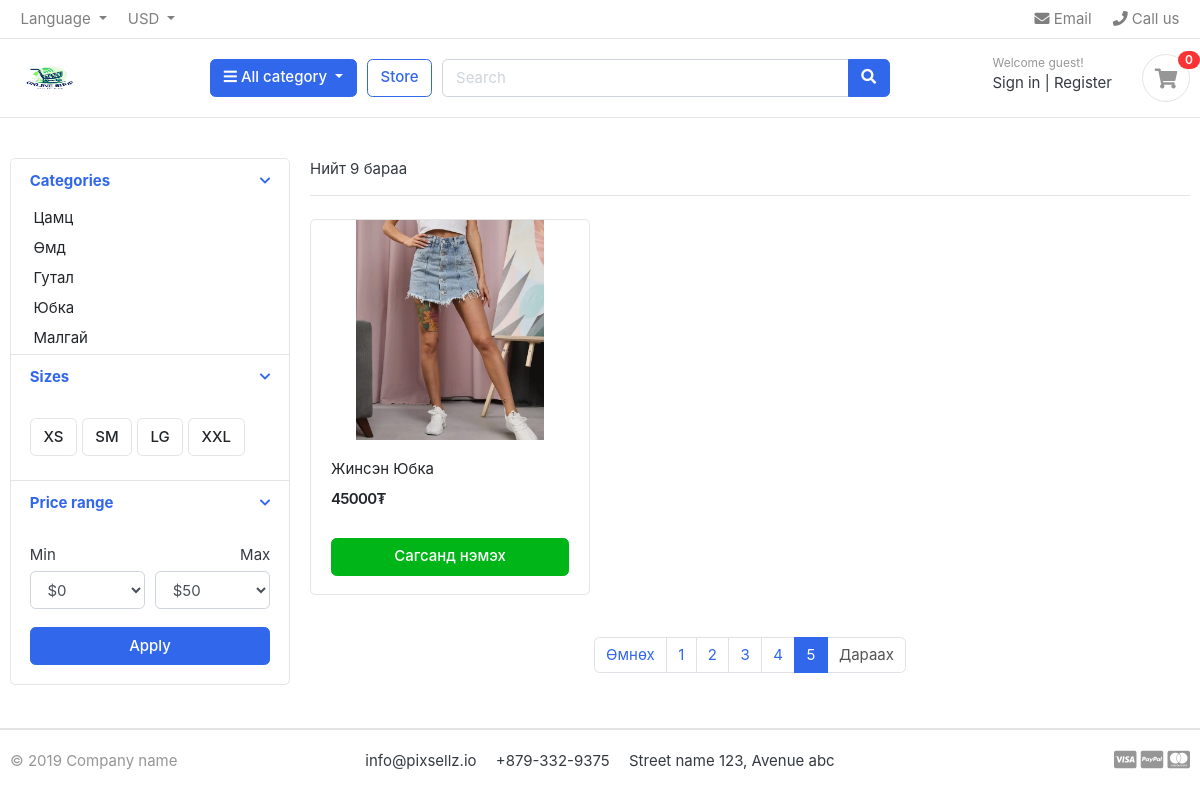
The app's page /store/?page=5 with its own data.
### store_app/models.py (models this page shows, shortened)
class Category(models.Model):
    category_name = models.CharField(max_length=50, unique=True)
    slug = models.SlugField(max_length=100, unique=True)
    description = models.TextField(max_length=255, blank=True)
    cat_image = models.ImageField(upload_to='photos/categories', blank=True)

class Product(models.Model):
    product_name = models.CharField(max_length=200, unique=True)
    slug = models.SlugField(max_length=200, unique=True)
    description = models.TextField(max_length=500, blank=True)
    price = models.IntegerField()
    images = models.ImageField(upload_to='photos/products')
    stock = models.IntegerField()
    is_available = models.BooleanField(default=True)
    category = models.ForeignKey(Category, on_delete=models.CASCADE)
    created_date = models.DateTimeField(auto_now_add=True)
    modified_date = models.DateTimeField(auto_now=True)
    def get_url(self):
        return reverse('detail', kwargs={
            'category_slug': self.category.slug,
            'product_slug': self.slug
        })

### store_app/views.py (the view)
# urls.py: path("store/", views.store_view, name="store"),
def store_view(request):
    product_list = Product.objects.all()
    paginator = Paginator(product_list, 2)
    page_number = request.GET.get('page')
    page_obj = paginator.get_page(page_number)
    total_count = product_list.count()
    return render(request, "store.html", {
        'page_obj': page_obj,
        'total': total_count,
    })

### cart_app/views.py (called while the page is built)
def _cart_id(request):
    cart = request.session.session_key
    if not cart:
        cart = request.session.create()
    return cart

### store_app/context_processors.py (called while the page is built)
def category_processor(request):
    categories = Category.objects.all()
    return {'all_categories': categories}

def cart_processor(request):
    cart_count = 0
    if 'admin' in request.path:
        return {}
    try:
        cart = Cart.objects.get(cart_id=_cart_id(request))
        cart_items = CartItem.objects.filter(cart_id=cart)
        for item in cart_items:
            cart_count += item.quantity
    except Cart.DoesNotExist:
        cart_count = 0
    return {'cart_total': cart_count}

### store_app/templates/store.html (shortened to what this page needs)
{% extends "base.html" %}
{% load static %}
{% block content %}
<section class="section-content padding-y">
  <div class="container">
    <div class="row">
      <aside class="col-md-3">
        <div class="card">
          <article class="filter-group">
            <header class="card-header">
              <a href="#" data-toggle="collapse" data-target="#collapse_1" aria-expanded="true">
                <i class="icon-control fa fa-chevron-down"></i>
                <h6 class="title">Categories</h6>
              </a>
            </header>
            <div class="filter-content collapse show" id="collapse_1">
              {% for cat in all_categories %}
                <a class="dropdown-item" href="{% url 'store_by_category' cat.slug %}">{{ cat.category_name }}</a>
              {% empty %}
                <span class="dropdown-item text-muted">No categories found</span>
              {% endfor %}
            </div>
          </article>
          <article class="filter-group">
            <header class="card-header">
              <a href="#" data-toggle="collapse" data-target="#collapse_4" aria-expanded="true">
                <i class="icon-control fa fa-chevron-down"></i>
                <h6 class="title">Sizes</h6>
              </a>
            </header>
            <div class="filter-content collapse show" id="collapse_4">
              <div class="card-body">
                <label class="checkbox-btn">
                  <span class="btn btn-light">XS</span>
                </label>
                <label class="checkbox-btn">
                  <span class="btn btn-light">SM</span>
                </label>
                <label class="checkbox-btn">
                  <span class="btn btn-light">LG</span>
                </label>
                <label class="checkbox-btn">
                  <span class="btn btn-light">XXL</span>
                </label>
              </div>
            </div>
          </article>
          <article class="filter-group">
            <header class="card-header">
              <a href="#" data-toggle="collapse" data-target="#collapse_3" aria-expanded="true">
                <i class="icon-control fa fa-chevron-down"></i>
                <h6 class="title">Price range</h6>
              </a>
            </header>
            <div class="filter-content collapse show" id="collapse_3">
              <div class="card-body">
                <div class="form-row">
                  <div class="form-group col-md-6">
                    <label>Min</label>
                    <select class="mr-2 form-control">
                      <option value="0">$0</option>
                    </select>
                  </div>
                  <div class="form-group text-right col-md-6">
                    <label>Max</label>
                    <select class="mr-2 form-control">
                      <option value="50">$50</option>
                    </select>
                  </div>
                </div>
                <button class="btn btn-block btn-primary">Apply</button>
              </div>
            </div>
          </article>
        </div>
      </aside>
      <main class="col-md-9">
        <header class="border-bottom mb-4 pb-3">
          <div class="form-inline">
            <span class="mr-md-auto">Нийт {{ total }} бараа</span>
          </div>
        </header>
        <div class="row">
          {% for pro in page_obj %}
          <div class="col-md-4">
            <figure class="card card-product-grid">
              <div class="img-wrap">
                <img src="/media/{{ pro.images }}" alt="{{ pro.product_name }}">
              </div>
              <figcaption class="info-wrap">
                <div class="fix-height">
                  <a href="{{ pro.get_url }}" class="title">{{ pro.product_name }}</a>
                  <div class="price-wrap mt-2">
                    <span class="price">{{ pro.price }}₮</span>
                  </div>
                </div>
                <a href="{% url 'add_cart' pro.id %}" class="btn btn-block btn-success {% if pro.stock < 1 %}disabled{% endif %}">
                  {% if pro.stock < 1 %}
                    Бараа дууссан
                  {% else %}
                    Сагсанд нэмэх
                  {% endif %}
                </a>
              </figcaption>
            </figure>
          </div>
          {% endfor %}
        </div>
        <nav class="mt-4" aria-label="Page navigation">
          {% if page_obj.has_other_pages %}
          <ul class="pagination justify-content-center">
            {% if page_obj.has_previous %}
            <li class="page-item">
              <a class="page-link" href="?page={{ page_obj.previous_page_number }}">Өмнөх</a>
            </li>
            {% else %}
            <li class="page-item disabled">
              <span class="page-link">Өмнөх</span>
            </li>
            {% endif %}
            {% for num in page_obj.paginator.page_range %}
              {% if page_obj.number == num %}
              <li class="page-item active"><span class="page-link">{{ num }}</span></li>
              {% else %}
              <li class="page-item"><a class="page-link" href="?page={{ num }}">{{ num }}</a></li>
              {% endif %}
            {% endfor %}
            {% if page_obj.has_next %}
            <li class="page-item">
              <a class="page-link" href="?page={{ page_obj.next_page_number }}">Дараах</a>
            </li>
            {% else %}
            <li class="page-item disabled">
              <span class="page-link">Дараах</span>
            </li>
            {% endif %}
          </ul>
          {% endif %}
        </nav>
      </main>
    </div>
  </div>
</section>
{% endblock %}

### store_app/static/css/ui.css (style rules this page uses)
html { font-family: "Inter", sans-serif; font-size: 15px; }
.img-wrap { text-align: center; display: block; }
.img-wrap img { max-width: 100%; }
.price-wrap { letter-spacing: -0.7px; }
.padding-y { padding-top: 40px; padding-bottom: 40px; }
figure { margin-bottom: 0; }
article:after, .form-group:after { display: block; clear: both; content: ""; }
.btn-light { background-color: #fff; border-color: #e4e4e4; }
[class*=card-product] a.title { color: #212529; display: block; }
[class*=card-product] .img-wrap { overflow: hidden; position: relative; }
[class*=card-product] .img-wrap img { height: 100%; max-width: 100%; width: auto; display: inline-block; -o-object-fit: cover; object-fit: cover; }
.card-product-grid { margin-bottom: 20px; }
.card-product-grid .img-wrap { border-radius: 0.2rem 0.2rem 0 0; height: 220px; }
.card-product-grid .info-wrap { overflow: hidden; padding: 18px 20px; }
.card-product-grid .fix-height { height: 80px; overflow: hidden; }
.card .img-wrap { overflow: hidden; }
.price { font-weight: 600; color: #212529; }
.icon-control { margin-top: 5px; float: right; font-size: 80%; }
.card-header .title { margin-bottom: 0; line-height: 1.5; }
.filter-group { border-bottom: 1px solid #e4e4e4; }
.filter-group .card-header { border-bottom: 0; }
.filter-group:last-child { border-bottom: 0; }
.checkbox-btn { position: relative; }

### records on screen
Category: category_name "Цамц"
Category: category_name "Өмд"
Category: category_name "Гутал"
Category: category_name "Юбка"
Category: category_name "Малгай"
Product: images (picture), product_name "Жинсэн Юбка", price "45000", stock "Сагсанд нэмэх"

### other values on screen
{{ cart_total }} "0"
{{ total }} "9"
{{ num }} "1" "2" "3" "4"
{{ num }} "5"
